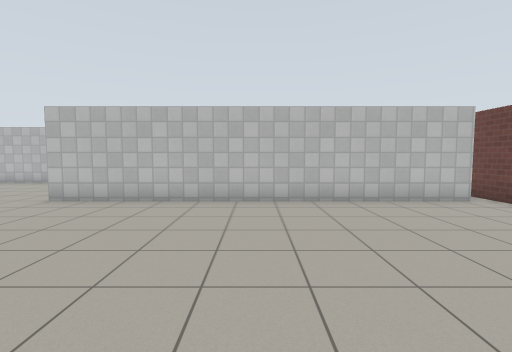
View 1 (above)

16 first-person views from a walk through a world built for the Gazebo simulator. The camera is 1.2 m above the floor, tilts 4° down and sees 85° across. The floor is counted in squares, 1 m on a side. Each view is taken from the middle of a square. On the plan, view 1 faces up. The plan holds only what a view shows up to about 12 squares ahead; the rest is blank. Simple patterns stand in for the simulator's built-in surfaces.

View 2
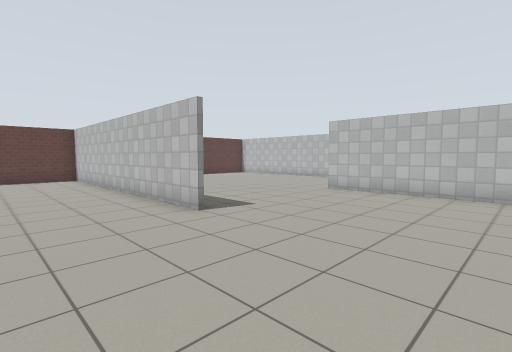

View 3
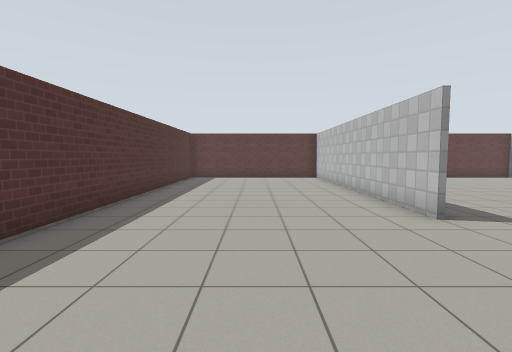

View 4
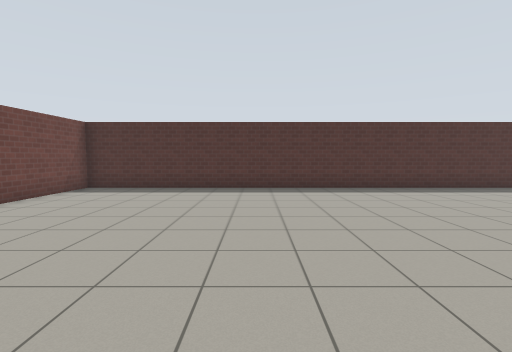

View 5
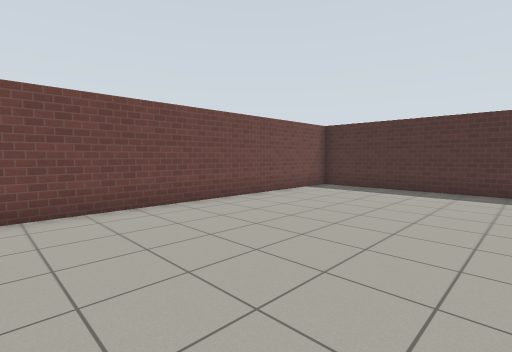

View 6
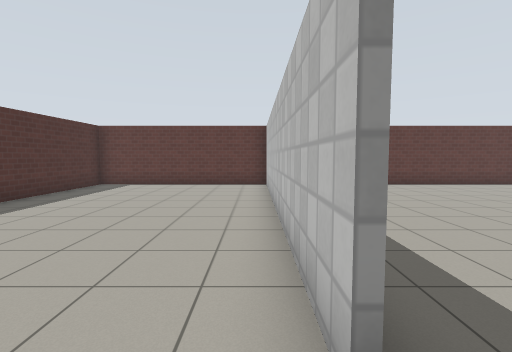

View 7
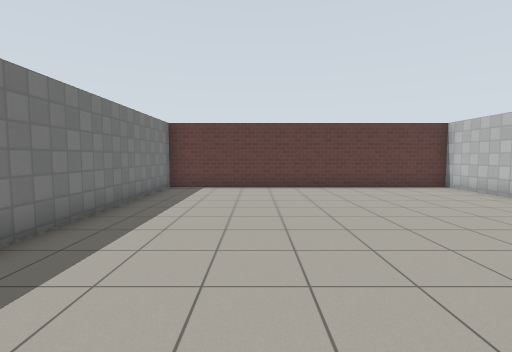

View 8
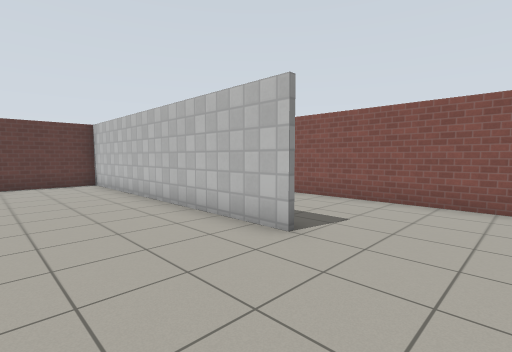

View 9
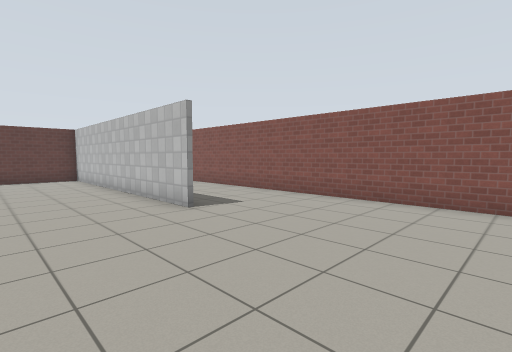

View 10
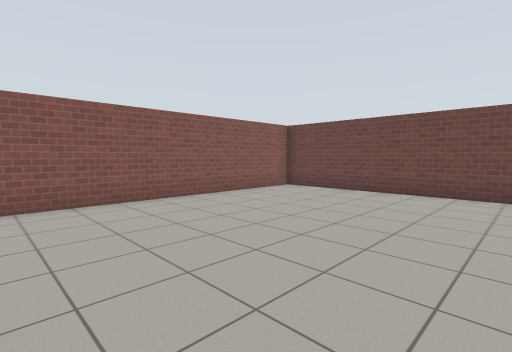

View 11
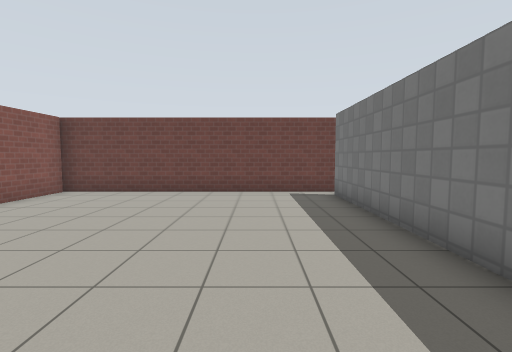

View 12
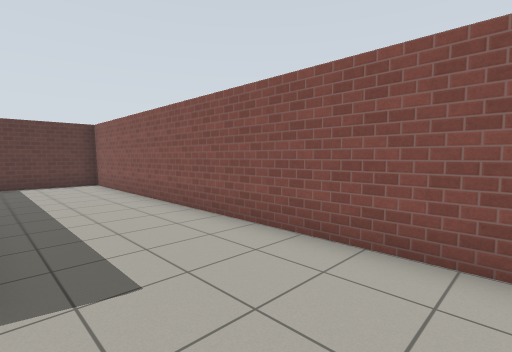

View 13
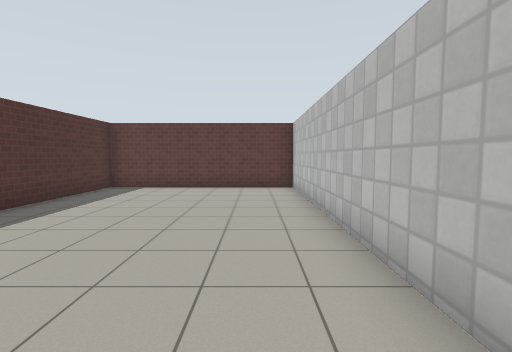

View 14
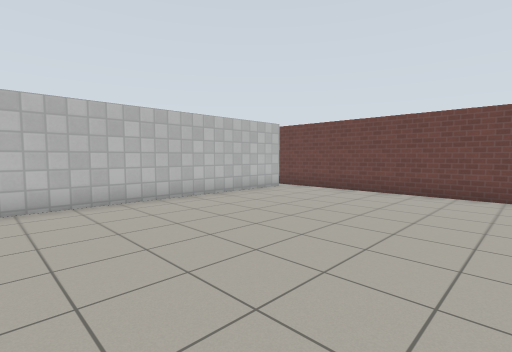

View 15
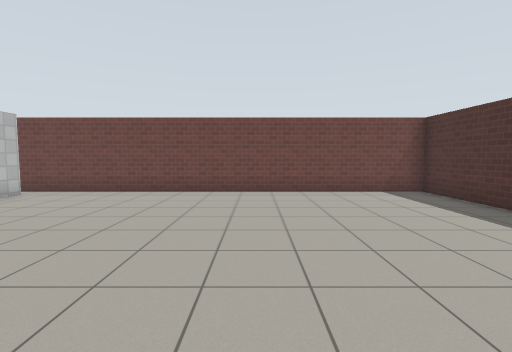

View 16
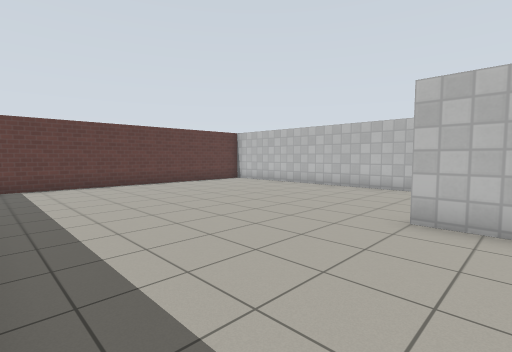

### Floor plan
Points are (right, up) in squares from view 1. A wall is a line through its corners. A room is listed if a view was taken in it or the views show most of it. See-through windows are left out.
Room 1 (views 1, 2, 3, 4, 5, 6, 7, 8, 9, 10, 11, 12, 13, 14, 15, 16)
walls: (-5.3, 1.5) (-16, 1.5); (-0.4, 7.5) (5.7, 7.5); (-5.6, 12.5) (-16, 12.5) (-16, -5.7) (6.5, -5.7) (6.5, 16.5) (-16, 16.5) (-16, 13.5); (5.7, 7.4) (-5.6, 7.4); (-16, 1.6) (-8.6, 1.6)

Positions as (right, up) in squares from view 1, and headings:
1: (0, 0), facing up
2: (0, -2), facing up-left
3: (0, -2), facing left
4: (0, 5), facing down
5: (0, 5), facing down-right
6: (-4, 1), facing left
7: (-5, 5), facing left
8: (-3, 9), facing up-left
9: (0, 9), facing up-left
10: (-3, 9), facing up-right
11: (-3, 10), facing right
12: (-3, 13), facing up-left
13: (-5, 0), facing left
14: (-3, 0), facing up-right
15: (-3, 0), facing right
16: (-4, 2), facing up-left
